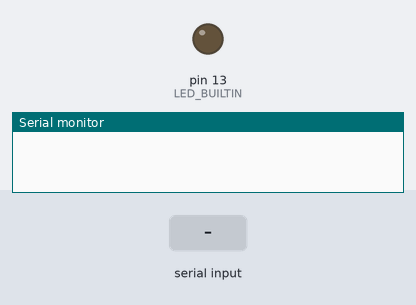
The sketch below on a simulated Arduino Uno, built with avr-gcc and run on an emulated ATmega328P. On the bench: output pins drawn as LEDs (lit = HIGH), the last lines printed to the serial monitor. The inputs (shaded band) are chosen by the test bench.

Above: at 1.2 s.
1.3 s: "on" received over Serial
At 3.5 s:
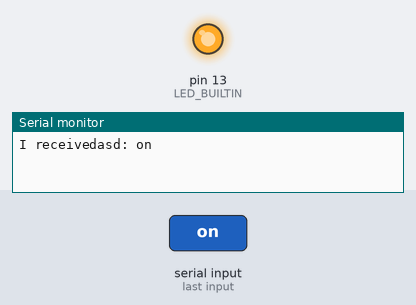
3.8 s: "off" received over Serial
At 5.6 s:
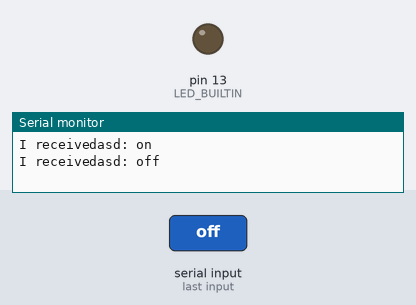
Timing chart, 0 to 7.1 s (numbered marks = the images above; inputs shaded):
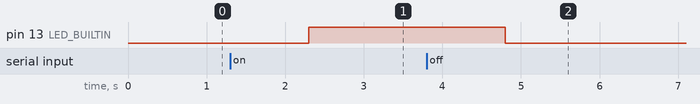

Measured:
- after the input at 1.3 s, pin 13 (LED_BUILTIN): LOW → HIGH after 1.0 s
- after the input at 3.8 s, pin 13 (LED_BUILTIN): HIGH → LOW after 1.0 s

The sketch:

sketch_jun26a.ino
```cpp
String temp;

void setup() {
  pinMode(LED_BUILTIN,OUTPUT);
  Serial.begin(57600);
    while (!Serial) {}
  digitalWrite(LED_BUILTIN,LOW);
}

void loop() {

    if(Serial.available()>0)
    {
       temp = Serial.readString();
       Serial.print("I receivedasd: ");
       Serial.println(temp);
        if(temp=="on")
       {
        digitalWrite(LED_BUILTIN,HIGH);
        }
       else
       {
        if(temp=="off")
        {
        digitalWrite(LED_BUILTIN,LOW);
        }
       }

    }


  }
```
